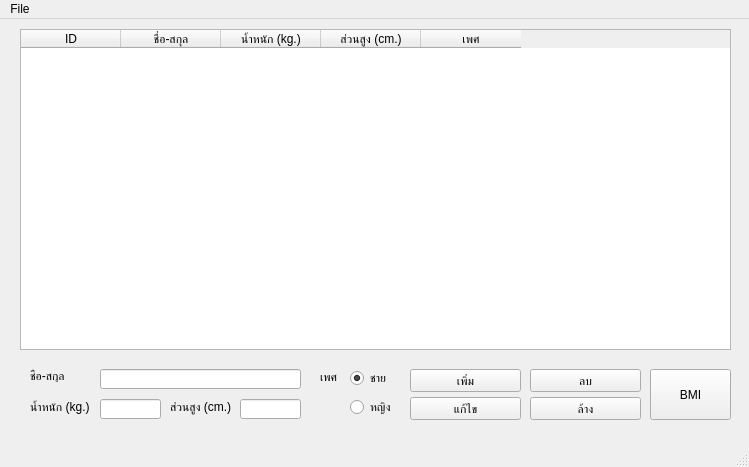
<?xml version="1.0" encoding="UTF-8"?>
<ui version="4.0">
 <class>MainWindow</class>
 <widget class="QMainWindow" name="MainWindow">
  <property name="geometry">
   <rect>
    <x>0</x>
    <y>0</y>
    <width>749</width>
    <height>467</height>
   </rect>
  </property>
  <property name="windowTitle">
   <string>BMI-DB</string>
  </property>
  <property name="windowIcon">
   <iconset>
    <normaloff>bmi-icon.png</normaloff>bmi-icon.png</iconset>
  </property>
  <widget class="QWidget" name="centralwidget">
   <widget class="QTableWidget" name="tableWidget">
    <property name="geometry">
     <rect>
      <x>20</x>
      <y>10</y>
      <width>711</width>
      <height>321</height>
     </rect>
    </property>
    <property name="frameShadow">
     <enum>QFrame::Sunken</enum>
    </property>
    <property name="selectionMode">
     <enum>QAbstractItemView::SingleSelection</enum>
    </property>
    <property name="selectionBehavior">
     <enum>QAbstractItemView::SelectRows</enum>
    </property>
    <column>
     <property name="text">
      <string>ID</string>
     </property>
    </column>
    <column>
     <property name="text">
      <string>ชื่อ-สกุล</string>
     </property>
    </column>
    <column>
     <property name="text">
      <string>น้ำหนัก (kg.)</string>
     </property>
    </column>
    <column>
     <property name="text">
      <string>ส่วนสูง (cm.)</string>
     </property>
    </column>
    <column>
     <property name="text">
      <string>เพศ</string>
     </property>
    </column>
   </widget>
   <widget class="QLineEdit" name="lineEdit_name">
    <property name="geometry">
     <rect>
      <x>100</x>
      <y>350</y>
      <width>201</width>
      <height>20</height>
     </rect>
    </property>
   </widget>
   <widget class="QLineEdit" name="lineEdit_kg">
    <property name="geometry">
     <rect>
      <x>100</x>
      <y>380</y>
      <width>61</width>
      <height>20</height>
     </rect>
    </property>
   </widget>
   <widget class="QLabel" name="label">
    <property name="geometry">
     <rect>
      <x>30</x>
      <y>350</y>
      <width>47</width>
      <height>13</height>
     </rect>
    </property>
    <property name="text">
     <string>ชื่อ-สกุล</string>
    </property>
   </widget>
   <widget class="QLabel" name="label_2">
    <property name="geometry">
     <rect>
      <x>30</x>
      <y>380</y>
      <width>71</width>
      <height>16</height>
     </rect>
    </property>
    <property name="text">
     <string>น้ำหนัก (kg.)</string>
    </property>
   </widget>
   <widget class="QPushButton" name="pushButton_add">
    <property name="geometry">
     <rect>
      <x>410</x>
      <y>350</y>
      <width>111</width>
      <height>23</height>
     </rect>
    </property>
    <property name="text">
     <string>เพิ่ม</string>
    </property>
   </widget>
   <widget class="QPushButton" name="pushButton_del">
    <property name="geometry">
     <rect>
      <x>530</x>
      <y>350</y>
      <width>111</width>
      <height>23</height>
     </rect>
    </property>
    <property name="text">
     <string>ลบ</string>
    </property>
   </widget>
   <widget class="QPushButton" name="pushButton_update">
    <property name="geometry">
     <rect>
      <x>410</x>
      <y>378</y>
      <width>111</width>
      <height>23</height>
     </rect>
    </property>
    <property name="text">
     <string>แก้ไข</string>
    </property>
   </widget>
   <widget class="QLineEdit" name="lineEdit_cm">
    <property name="geometry">
     <rect>
      <x>240</x>
      <y>380</y>
      <width>61</width>
      <height>20</height>
     </rect>
    </property>
    <property name="text">
     <string/>
    </property>
   </widget>
   <widget class="QLabel" name="label_3">
    <property name="geometry">
     <rect>
      <x>170</x>
      <y>380</y>
      <width>71</width>
      <height>16</height>
     </rect>
    </property>
    <property name="text">
     <string>ส่วนสูง (cm.)</string>
    </property>
   </widget>
   <widget class="QLabel" name="label_4">
    <property name="geometry">
     <rect>
      <x>320</x>
      <y>350</y>
      <width>71</width>
      <height>16</height>
     </rect>
    </property>
    <property name="text">
     <string>เพศ</string>
    </property>
   </widget>
   <widget class="QRadioButton" name="radioButton_male">
    <property name="geometry">
     <rect>
      <x>350</x>
      <y>350</y>
      <width>83</width>
      <height>18</height>
     </rect>
    </property>
    <property name="text">
     <string>ชาย</string>
    </property>
    <property name="checked">
     <bool>true</bool>
    </property>
   </widget>
   <widget class="QRadioButton" name="radioButton_female">
    <property name="geometry">
     <rect>
      <x>350</x>
      <y>380</y>
      <width>83</width>
      <height>16</height>
     </rect>
    </property>
    <property name="text">
     <string>หญิง</string>
    </property>
   </widget>
   <widget class="QPushButton" name="pushButton_clear">
    <property name="geometry">
     <rect>
      <x>530</x>
      <y>378</y>
      <width>111</width>
      <height>23</height>
     </rect>
    </property>
    <property name="text">
     <string>ล้าง</string>
    </property>
   </widget>
   <widget class="QPushButton" name="pushButton_bmi">
    <property name="geometry">
     <rect>
      <x>650</x>
      <y>350</y>
      <width>81</width>
      <height>51</height>
     </rect>
    </property>
    <property name="text">
     <string>BMI</string>
    </property>
   </widget>
  </widget>
  <widget class="QMenuBar" name="menubar">
   <property name="geometry">
    <rect>
     <x>0</x>
     <y>0</y>
     <width>749</width>
     <height>26</height>
    </rect>
   </property>
   <widget class="QMenu" name="menuFile">
    <property name="title">
     <string>File</string>
    </property>
    <addaction name="actionExit"/>
   </widget>
   <addaction name="menuFile"/>
  </widget>
  <widget class="QStatusBar" name="statusbar"/>
  <action name="actionLoad">
   <property name="text">
    <string>Load...</string>
   </property>
  </action>
  <action name="actionExit">
   <property name="text">
    <string>Exit</string>
   </property>
  </action>
 </widget>
 <resources/>
 <connections/>
</ui>
